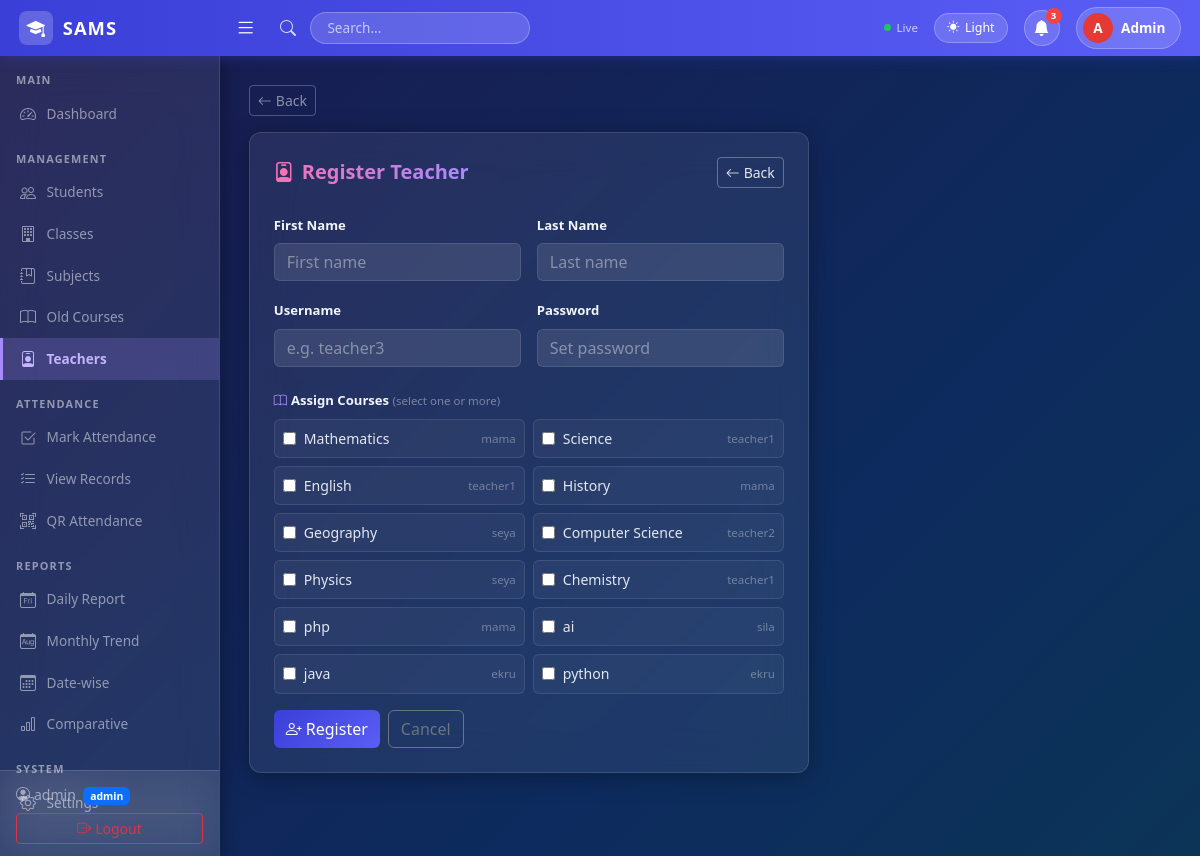
/teachers/add/ (signed in), run on the app's committed database.
### core/models.py (models this page shows, shortened)
class Course(models.Model):
    course_name = models.CharField(max_length=100)
    teacher = models.ForeignKey(User, on_delete=models.SET_NULL, null=True, blank=True,
                                 limit_choices_to={'profile__role': 'teacher'})

### core/views.py (the view)
        def wrapper(request, *args, **kwargs):
            if not request.user.is_authenticated:
                return redirect('login')
            if get_role(request.user) not in roles and not request.user.is_superuser:
                return HttpResponseForbidden("Access Denied")
            return view_func(request, *args, **kwargs)

### core/views.py (called while the page is built, shortened)
def get_role(user):
    try:
        return user.profile.role
    except Exception:
        return None

def role_required(*roles):
    def decorator(view_func):
        def wrapper(request, *args, **kwargs):
            if not request.user.is_authenticated:
                return redirect('login')
            if get_role(request.user) not in roles and not request.user.is_superuser:
                return HttpResponseForbidden("Access Denied")
            return view_func(request, *args, **kwargs)
        return wrapper
    return decorator

@login_required
@role_required('admin')
def teacher_create(request):
    courses = Course.objects.all()
    return render(request, 'teachers/form.html', {'courses': courses})

### templates/teachers/form.html (shortened to what this page needs)
{% extends 'base.html' %}
{% block content %}
<div class="card p-4" style="max-width:560px;">
  <div class="d-flex justify-content-between align-items-center mb-4">
    <h5 class="fw-bold mb-0" style="background:linear-gradient(90deg,#f472b6,#a78bfa); -webkit-background-clip:text; -webkit-text-fill-color:transparent; background-clip:text;">
      <i class="bi bi-person-badge me-2" style="-webkit-text-fill-color:#f472b6;"></i>Register Teacher
    </h5>
    <a href="{% url 'teacher_list' %}" class="btn btn-sm" style="border:1px solid rgba(255,255,255,0.3); color:#e2e8f0; background:transparent;">
      <i class="bi bi-arrow-left me-1"></i>Back
    </a>
  </div>
  <form method="post">
    <div class="row g-3">
      <div class="col-md-6">
        <label class="form-label">First Name</label>
        <input type="text" name="first_name" class="form-control" placeholder="First name" required>
      </div>
      <div class="col-md-6">
        <label class="form-label">Last Name</label>
        <input type="text" name="last_name" class="form-control" placeholder="Last name">
      </div>
      <div class="col-md-6">
        <label class="form-label">Username</label>
        <input type="text" name="username" class="form-control" placeholder="e.g. teacher3" required>
      </div>
      <div class="col-md-6">
        <label class="form-label">Password</label>
        <input type="password" name="password" class="form-control" placeholder="Set password" required>
      </div>
    </div>
    <div class="mt-4 mb-3">
      <label class="form-label d-block mb-2">
        <i class="bi bi-book me-1" style="color:#a78bfa;"></i>Assign Courses
        <small style="color:rgba(255,255,255,0.4); font-weight:400;"> (select one or more)</small>
      </label>
      <div class="row g-2">
        {% for c in courses %}
        <div class="col-md-6">
          <label class="d-flex align-items-center gap-2 p-2 rounded" style="cursor:pointer; border:1px solid rgba(255,255,255,0.1); background:rgba(255,255,255,0.04); transition:background .15s;"
            onmouseover="this.style.background='rgba(167,139,250,0.1)'"
            onmouseout="this.style.background='rgba(255,255,255,0.04)'">
            <input type="checkbox" name="courses" value="{{ c.id }}"
              {% if c.teacher %}style="accent-color:#a78bfa;"{% else %}style="accent-color:#a78bfa;"{% endif %}>
            <span style="color:#e2e8f0; font-size:.88rem;">{{ c.course_name }}</span>
            {% if c.teacher %}
              <small style="color:rgba(255,255,255,0.35); font-size:.72rem; margin-left:auto;">{{ c.teacher.username }}</small>
            {% endif %}
          </label>
        </div>
        {% empty %}
        <div class="col-12" style="color:rgba(255,255,255,0.4); font-size:.85rem;">No courses available. Add courses first.</div>
        {% endfor %}
      </div>
    </div>
    <div class="d-flex gap-2 mt-3">
      <button type="submit" class="btn btn-primary"><i class="bi bi-person-plus me-1"></i>Register</button>
      <a href="{% url 'teacher_list' %}" class="btn btn-outline-secondary">Cancel</a>
    </div>
  </form>
</div>
{% endblock %}

### templates/base.html (shortened to what this page needs)
<!DOCTYPE html>
<html lang="en" id="htmlRoot">
<head>
  <link href="https://cdn.jsdelivr.net/npm/bootstrap@5.3.0/dist/css/bootstrap.min.css" rel="stylesheet">
  <link href="https://cdn.jsdelivr.net/npm/bootstrap-icons@1.10.5/font/bootstrap-icons.css" rel="stylesheet">
</head>
<body>
{% if user.is_authenticated %}
<nav class="top-navbar">
  <a href="{% url 'home' %}" class="brand">
    <div class="brand-icon"><i class="bi bi-mortarboard-fill text-white"></i></div>
    SAMS
  </a>
  <button class="hamburger ms-2" id="sidebarToggle"><i class="bi bi-list"></i></button>
  <div class="d-flex align-items-center ms-3 gap-2 flex-grow-1">
    <i class="bi bi-search search-icon"></i>
    <input type="text" class="search-box d-none d-md-block" placeholder="Search...">
  </div>
  <div class="d-flex align-items-center gap-3 ms-auto">
    <div class="sync-indicator d-none d-md-flex">
      <div class="sync-dot"></div>Live
    </div>
    <button class="theme-btn" onclick="toggleTheme()" id="themeBtn">
      <i class="bi bi-moon-fill" id="themeIcon"></i>
      <span id="themeLabel" class="d-none d-md-inline">Dark</span>
    </button>
    <div style="position:relative;">
      <button class="notif-btn" id="notifBtn" onclick="toggleNotif()">
        <i class="bi bi-bell-fill"></i>
        <span class="notif-badge" id="notifBadge">3</span>
      </button>
    </div>
    <a href="{% url 'logout' %}" class="user-pill">
      <div class="user-avatar">{{ user.username|first|upper }}</div>
      <span class="d-none d-md-inline">{{ user.username|capfirst }}</span>
    </a>
  </div>
</nav>
<div class="sidebar" id="sidebar">
  <div class="section-label">Main</div>
  <a href="{% url 'home' %}" class="nav-link {% if request.resolver_match.url_name == 'home' %}active{% endif %}">
    <i class="bi bi-speedometer2"></i> Dashboard
  </a>
  {% if user.profile.role == 'student' %}
  <div class="section-label">My Account</div>
  <a href="{% url 'student_dashboard' %}" class="nav-link {% if request.resolver_match.url_name == 'student_dashboard' %}active{% endif %}">
    <i class="bi bi-speedometer2"></i> Dashboard
  </a>
  <div class="section-label">My Attendance</div>
  <a href="{% url 'student_attendance' %}" class="nav-link {% if request.resolver_match.url_name == 'student_attendance' %}active{% endif %}">
    <i class="bi bi-list-check"></i> Attendance Records
  </a>
  <a href="{% url 'student_reports' %}" class="nav-link {% if request.resolver_match.url_name == 'student_reports' %}active{% endif %}">
    <i class="bi bi-bar-chart-fill"></i> My Reports
  </a>
  <a href="{% url 'student_profile' %}" class="nav-link {% if request.resolver_match.url_name == 'student_profile' %}active{% endif %}">
    <i class="bi bi-person-circle"></i> My Profile
  </a>
  {% else %}
  {% if user.is_superuser or user.profile.role == 'admin' %}
  <div class="section-label">Management</div>
  <a href="{% url 'student_list' %}" class="nav-link {% if 'student' in request.resolver_match.url_name %}active{% endif %}">
    <i class="bi bi-people"></i> Students
  </a>
  <a href="{% url 'class_list' %}" class="nav-link {% if 'class' in request.resolver_match.url_name %}active{% endif %}">
    <i class="bi bi-building"></i> Classes
  </a>
  <a href="{% url 'subject_list' %}" class="nav-link {% if 'subject' in request.resolver_match.url_name %}active{% endif %}">
    <i class="bi bi-journal-bookmark"></i> Subjects
  </a>
  <a href="{% url 'course_list' %}" class="nav-link {% if 'course' in request.resolver_match.url_name %}active{% endif %}">
    <i class="bi bi-book"></i> Old Courses
  </a>
  <a href="{% url 'teacher_list' %}" class="nav-link {% if 'teacher' in request.resolver_match.url_name %}active{% endif %}">
    <i class="bi bi-person-badge"></i> Teachers
  </a>
  {% endif %}
  <div class="section-label">Attendance</div>
  <a href="{% url 'attendance_mark' %}" class="nav-link {% if request.resolver_match.url_name == 'attendance_mark' %}active{% endif %}">
    <i class="bi bi-check2-square"></i> Mark Attendance
  </a>
  <a href="{% url 'attendance_list' %}" class="nav-link {% if request.resolver_match.url_name == 'attendance_list' %}active{% endif %}">
    <i class="bi bi-list-check"></i> View Records
  </a>
  <a href="{% url 'qr_generate' %}" class="nav-link {% if request.resolver_match.url_name == 'qr_generate' or request.resolver_match.url_name == 'qr_session_detail' %}active{% endif %}">
    <i class="bi bi-qr-code-scan"></i> QR Attendance
  </a>
  <div class="section-label">Reports</div>
  <a href="{% url 'report_daily' %}" class="nav-link {% if request.resolver_match.url_name == 'report_daily' %}active{% endif %}">
    <i class="bi bi-calendar-day"></i> Daily Report
  </a>
  <a href="{% url 'report_monthly' %}" class="nav-link {% if request.resolver_match.url_name == 'report_monthly' %}active{% endif %}">
    <i class="bi bi-calendar-month"></i> Monthly Trend
  </a>
  <a href="{% url 'report_datewise' %}" class="nav-link {% if request.resolver_match.url_name == 'report_datewise' %}active{% endif %}">
    <i class="bi bi-calendar3"></i> Date-wise
  </a>
  {% if user.is_superuser or user.profile.role == 'admin' %}
  <a href="{% url 'report_comparative' %}" class="nav-link {% if request.resolver_match.url_name == 'report_comparative' %}active{% endif %}">
    <i class="bi bi-bar-chart"></i> Comparative
  </a>
  <div class="section-label">System</div>
  <a href="{% url 'settings' %}" class="nav-link {% if request.resolver_match.url_name == 'settings' %}active{% endif %}">
    <i class="bi bi-gear"></i> Settings
  </a>
  {% endif %}
  {% endif %}
  <div class="sidebar-footer">
    <small class="d-block" style="color:var(--text-muted);">
      <i class="bi bi-person-circle me-1"></i>{{ user.username }}
      <span class="badge bg-primary ms-1" style="font-size:.65rem;">
        {% if user.is_superuser %}admin{% else %}{{ user.profile.role }}{% endif %}
      </span>
    </small>
    <a href="{% url 'logout' %}" class="btn btn-sm btn-outline-danger w-100 mt-2">
      <i class="bi bi-box-arrow-right me-1"></i>Logout
    </a>
  </div>
</div>
<div class="page-wrapper" id="pageWrapper">
  {% if request.resolver_match.url_name != 'home' and request.resolver_match.url_name != 'student_dashboard' %}
  <div class="mb-3">
    <button onclick="history.back()" class="btn btn-sm" style="border:1px solid rgba(255,255,255,0.25); color:var(--text-muted); background:transparent; transition:all .2s;"
      onmouseover="this.style.background='rgba(255,255,255,0.1)'; this.style.color='var(--text-primary)'"
      onmouseout="this.style.background='transparent'; this.style.color='var(--text-muted)'">
      <i class="bi bi-arrow-left me-1"></i>Back
    </button>
  </div>
  {% endif %}
  {% block content %}{% endblock %}
</div>
{% endif %}
</body>
</html>

### data on the page
Course: course_name "Mathematics", teacher.username "mama"
Course: course_name "Science", teacher.username "teacher1"
Course: course_name "English", teacher.username "teacher1"
Course: course_name "History", teacher.username "mama"
Course: course_name "Geography", teacher.username "seya"
Course: course_name "Computer Science", teacher.username "teacher2"
Course: course_name "Physics", teacher.username "seya"
Course: course_name "Chemistry", teacher.username "teacher1"
Course: course_name "php", teacher.username "mama"
Course: course_name "ai", teacher.username "sila"
Course: course_name "java", teacher.username "ekru"
Course: course_name "python", teacher.username "ekru"

### other printed values
{{ user.username|first|upper }} "A"
{{ user.username|capfirst }} "Admin"
{{ user.username }} "admin"
